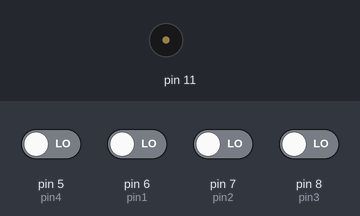
Simulated run of this sketch. Board: Arduino Uno, built with avr-gcc and run on an emulated ATmega328P. Parts: buzzer (waves = sounding). The inputs (shaded band) are chosen by the test bench; at power-on: pin 5 (pin4), pin 6 (pin1), pin 7 (pin2), pin 8 (pin3) LOW.

Above: at 1.2 s.
1.3 s: pin 5 (pin4) driven HIGH
At 2.5 s:
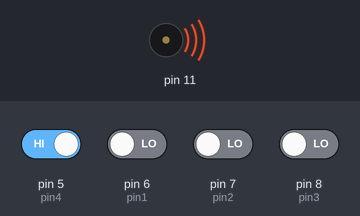
4.3 s: pin 5 (pin4) driven LOW
At 5.4 s:
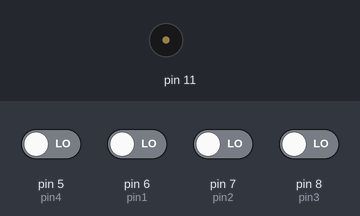
5.9 s: pin 6 (pin1) driven HIGH
At 7.8 s:
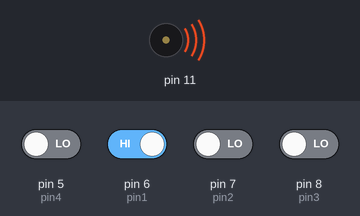
8.9 s: pin 6 (pin1) driven LOW
At 9.5 s:
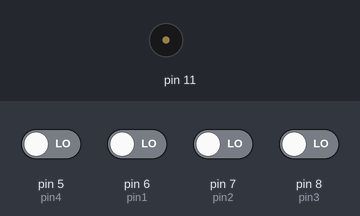
10.4 s: pin 7 (pin2) driven HIGH
At 13.7 s:
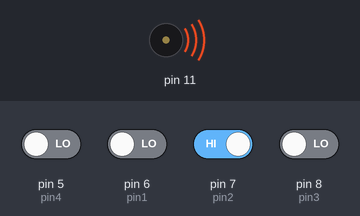
Timing chart, 0 to 14.4 s (numbered marks = the images above; inputs shaded):
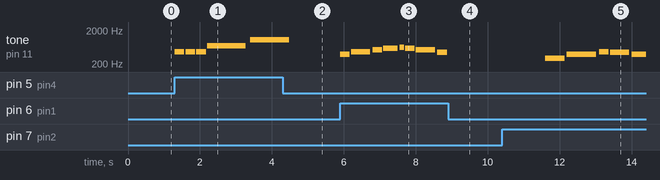

Measured:
- after the input at 1.3 s, tone on pin 11: plays 466 Hz for 0.27 s, 466 Hz for 0.27 s, 466 Hz for 0.27 s, 698 Hz for 1.1 s, 1047 Hz for 0.90 s, starting at once
- after the input at 4.3 s, tone on pin 11: goes on until 4.5 s, then stays silent
- after the input at 5.9 s, tone on pin 11: plays 392 Hz for 0.27 s, 466 Hz for 0.54 s, 523 Hz for 0.27 s, 587 Hz for 0.41 s, 622 Hz for 0.14 s, 587 Hz for 0.27 s … (8 notes in this stretch), starting at once
- after the input at 8.9 s, tone on pin 11: stops changing and stays silent
- after the input at 10.4 s, tone on pin 11: plays 294 Hz for 0.54 s, 392 Hz for 0.81 s, 466 Hz for 0.27 s, 440 Hz for 0.54 s, 392 Hz for 0.40 s, starting after 1.2 s

The sketch:

lab_project_.ino
```cpp
#include "notes.h"
#include "tones.h"

// change this to make the song slower or faster
int speed_adjust = 100;
int button_state = 0;
int length_notes_=0;


void setup() {
  // put your setup code here, to run once:
  pinMode(11, OUTPUT);
  pinMode(5, INPUT);
  pinMode(6, INPUT);
  pinMode(7, INPUT);
  pinMode(8,INPUT);

}

void playTone(int length_notes, int playing_melody[],int pin){
  int complete_duration = (60000 * 4)/ speed_adjust; // complete duration of the tone
  int given_note_time = 0, duration = 0;
  for (int Note = 0; Note < length_notes * 2; Note = Note + 2){
    given_note_time= playing_melody[Note+1];
    if (given_note_time >0){
      duration=complete_duration/given_note_time;
    } else if (given_note_time <0){
      duration=complete_duration/abs(given_note_time);
      duration *= 1.5;

    }

    tone(11, playing_melody[Note], duration * 0.9);
    delay(duration);
    noTone(11);
    if (digitalRead(pin)==(LOW)){
      break;

    }
  }

  }

void loop(){// play a selected tone
  //int duration = (60000 * 4) / speed_adjust; // complete duration of the tone
  if (digitalRead(6)==  HIGH)// reading the 6 th pin value
  {
    while ((digitalRead(6)==HIGH) == 1)
    {
      length_notes_=Greensleves_notes;
      //int playing_melody_[]=Greensleves;
      int pin1=6;

      playTone(Greensleves_notes,Greensleves,pin1);
    }
  }


  else if (digitalRead(7)==HIGH)// reading the 7 th pin value
  {
    while ((digitalRead(7)==HIGH)==1){
      //length_notes_=harry_potter_notes;
      //playing_melody_= harry_potter_melody;
      int pin2=7;
      playTone(harry_potter_notes,harry_potter_melody,pin2);
    }
  }
  else if (digitalRead(8)==HIGH)// reading the 8 th pin value
  {
    while ((digitalRead(8)==HIGH) == 1){
      //length_notes_=game_of_throns_notes;
      //playing_melody_=game_of_throns_melody;
      int pin3=8;
      playTone(game_of_throns_notes,game_of_throns_melody,pin3);
    }
  }
  else if (digitalRead(5)==HIGH)// reading the 8 th pin value
  {
    while ((digitalRead(5)==HIGH) == 1){
      //length_notes_=Star_Wars_theme;
      //playing_melody_=Star_Wars_theme_melody;
      int pin4=5;
      playTone(Star_Wars_theme_notes,Star_Wars_theme_melody,pin4);
    }
  }
  else
  {
    noTone(11);
  }


}
```

notes.h
```cpp
#define NOTE_B0  31
#define NOTE_C1  33
#define NOTE_CS1 35
#define NOTE_D1  37
#define NOTE_DS1 39
#define NOTE_E1  41
#define NOTE_F1  44
#define NOTE_FS1 46
#define NOTE_G1  49
#define NOTE_GS1 52
#define NOTE_A1  55
#define NOTE_AS1 58
#define NOTE_B1  62
#define NOTE_C2  65
#define NOTE_CS2 69
#define NOTE_D2  73
#define NOTE_DS2 78
#define NOTE_E2  82
#define NOTE_F2  87
#define NOTE_FS2 93
#define NOTE_G2  98
#define NOTE_GS2 104
#define NOTE_A2  110
#define NOTE_AS2 117
#define NOTE_B2  123
#define NOTE_C3  131
#define NOTE_CS3 139
#define NOTE_D3  147
#define NOTE_DS3 156
#define NOTE_E3  165
#define NOTE_F3  175
#define NOTE_FS3 185
#define NOTE_G3  196
#define NOTE_GS3 208
#define NOTE_A3  220
#define NOTE_AS3 233
#define NOTE_B3  247
#define NOTE_C4  262
#define NOTE_CS4 277
#define NOTE_D4  294
#define NOTE_DS4 311
#define NOTE_E4  330
#define NOTE_F4  349
#define NOTE_FS4 370
#define NOTE_G4  392
#define NOTE_GS4 415
#define NOTE_A4  440
#define NOTE_AS4 466
#define NOTE_B4  494
#define NOTE_C5  523
#define NOTE_CS5 554
#define NOTE_D5  587
#define NOTE_DS5 622
#define NOTE_E5  659
#define NOTE_F5  698
#define NOTE_FS5 740
#define NOTE_G5  784
#define NOTE_GS5 831
#define NOTE_A5  880
#define NOTE_AS5 932
#define NOTE_B5  988
#define NOTE_C6  1047
#define NOTE_CS6 1109
#define NOTE_D6  1175
#define NOTE_DS6 1245
#define NOTE_E6  1319
#define NOTE_F6  1397
#define NOTE_FS6 1480
#define NOTE_G6  1568
#define NOTE_GS6 1661
#define NOTE_A6  1760
#define NOTE_AS6 1865
#define NOTE_B6  1976
#define NOTE_C7  2093
#define NOTE_CS7 2217
#define NOTE_D7  2349
#define NOTE_DS7 2489
#define NOTE_E7  2637
#define NOTE_F7  2794
#define NOTE_FS7 2960
#define NOTE_G7  3136
#define NOTE_GS7 3322
#define NOTE_A7  3520
#define NOTE_AS7 3729
#define NOTE_B7  3951
#define NOTE_C8  4186
#define NOTE_CS8 4435
#define NOTE_D8  4699
#define NOTE_DS8 4978
#define REST      0
```

tones.h
```cpp
#include "notes.h"
/*
  Greensleves

*/

int Greensleves[] = {
  NOTE_G4,8,//1
  NOTE_AS4,4, NOTE_C5,8, NOTE_D5,-8, NOTE_DS5,16, NOTE_D5,8,
  NOTE_C5,4, NOTE_A4,8, NOTE_F4,-8, NOTE_G4,16, NOTE_A4,8,
  NOTE_AS4,4, NOTE_G4,8, NOTE_G4,-8, NOTE_FS4,16, NOTE_G4,8,
  NOTE_A4,4, NOTE_FS4,8, NOTE_D4,4, NOTE_G4,8,

  NOTE_AS4,4, NOTE_C5,8, NOTE_D5,-8, NOTE_DS5,16, NOTE_D5,8,//6
  NOTE_C5,4, NOTE_A4,8, NOTE_F4,-8, NOTE_G4,16, NOTE_A4,8,
  NOTE_AS4,-8, NOTE_A4,16, NOTE_G4,8, NOTE_FS4,-8, NOTE_E4,16, NOTE_FS4,8,
  NOTE_G4,-2,
  NOTE_F5,2, NOTE_E5,16, NOTE_D5,8,

  NOTE_C5,4, NOTE_A4,8, NOTE_F4,-8, NOTE_G4,16, NOTE_A4,8,//11
  NOTE_AS4,4, NOTE_G4,8, NOTE_G4,-8, NOTE_FS4,16, NOTE_G4,8,
  NOTE_A4,4, NOTE_FS4,8, NOTE_D4,04,
  NOTE_F5,2, NOTE_E5,16, NOTE_D5,8,
  NOTE_C5,4, NOTE_A4,8, NOTE_F4,-8, NOTE_G4,16, NOTE_A4,8,

  NOTE_AS4,-8, NOTE_A4,16, NOTE_G4,8, NOTE_FS4,-8, NOTE_E4,16, NOTE_FS4,8,//16
  NOTE_G4,-2,


};
int Greensleves_notes = sizeof(Greensleves) / sizeof(Greensleves[0]) / 2;

/*
 Star Wars theme

*/


int Star_Wars_theme_melody[] = {
  NOTE_AS4,8, NOTE_AS4,8, NOTE_AS4,8,//1
  NOTE_F5,2, NOTE_C6,2,
  NOTE_AS5,8, NOTE_A5,8, NOTE_G5,8, NOTE_F6,2, NOTE_C6,4,
  NOTE_AS5,8, NOTE_A5,8, NOTE_G5,8, NOTE_F6,2, NOTE_C6,4,
  NOTE_AS5,8, NOTE_A5,8, NOTE_AS5,8, NOTE_G5,2, NOTE_C5,8, NOTE_C5,8, NOTE_C5,8,
  NOTE_F5,2, NOTE_C6,2,
  NOTE_AS5,8, NOTE_A5,8, NOTE_G5,8, NOTE_F6,2, NOTE_C6,4,

  NOTE_AS5,8, NOTE_A5,8, NOTE_G5,8, NOTE_F6,2, NOTE_C6,4, //8
  NOTE_AS5,8, NOTE_A5,8, NOTE_AS5,8, NOTE_G5,2, NOTE_C5,-8, NOTE_C5,16,
  NOTE_D5,-4, NOTE_D5,8, NOTE_AS5,8, NOTE_A5,8, NOTE_G5,8, NOTE_F5,8,
  NOTE_F5,8, NOTE_G5,8, NOTE_A5,8, NOTE_G5,4, NOTE_D5,8, NOTE_E5,4,NOTE_C5,-8, NOTE_C5,16,
  NOTE_D5,-4, NOTE_D5,8, NOTE_AS5,8, NOTE_A5,8, NOTE_G5,8, NOTE_F5,8,

  NOTE_C6,-8, NOTE_G5,16, NOTE_G5,2, REST,8, NOTE_C5,8,//13
  NOTE_D5,-4, NOTE_D5,8, NOTE_AS5,8, NOTE_A5,8, NOTE_G5,8, NOTE_F5,8,
  NOTE_F5,8, NOTE_G5,8, NOTE_A5,8, NOTE_G5,4, NOTE_D5,8, NOTE_E5,4,NOTE_C6,-8, NOTE_C6,16,
  NOTE_F6,4, NOTE_DS6,8, NOTE_CS6,4, NOTE_C6,8, NOTE_AS5,4, NOTE_GS5,8, NOTE_G5,4, NOTE_F5,8,
  NOTE_C6,1


};
int Star_Wars_theme_notes = sizeof(Star_Wars_theme_melody) / sizeof(Star_Wars_theme_melody[0]) / 2;
/*
  Game of Thrones
*/

int game_of_throns_melody[] = {

  // Game of Thrones


  NOTE_G4,8, NOTE_C4,8, NOTE_DS4,16, NOTE_F4,16, NOTE_G4,8, NOTE_C4,8, NOTE_DS4,16, NOTE_F4,16, //1
  NOTE_G4,8, NOTE_C4,8, NOTE_DS4,16, NOTE_F4,16, NOTE_G4,8, NOTE_C4,8, NOTE_DS4,16, NOTE_F4,16,
  NOTE_G4,8, NOTE_C4,8, NOTE_E4,16, NOTE_F4,16, NOTE_G4,8, NOTE_C4,8, NOTE_E4,16, NOTE_F4,16,
  NOTE_G4,8, NOTE_C4,8, NOTE_E4,16, NOTE_F4,16, NOTE_G4,8, NOTE_C4,8, NOTE_E4,16, NOTE_F4,16,
  NOTE_G4,-4, NOTE_C4,-4,//5

  NOTE_DS4,16, NOTE_F4,16, NOTE_G4,4, NOTE_C4,4, NOTE_DS4,16, NOTE_F4,16, //6
  NOTE_D4,-1, //7 and 8
  NOTE_F4,-4, NOTE_AS3,-4,
  NOTE_DS4,16, NOTE_D4,16, NOTE_F4,4, NOTE_AS3,-4,
  NOTE_DS4,16, NOTE_D4,16, NOTE_C4,-1, //11 and 12

  //repeats from 5
  NOTE_G4,-4, NOTE_C4,-4,//5

  NOTE_DS4,16, NOTE_F4,16, NOTE_G4,4, NOTE_C4,4, NOTE_DS4,16, NOTE_F4,16, //6
  NOTE_D4,-1, //7 and 8
  NOTE_F4,-4, NOTE_AS3,-4,
  NOTE_DS4,16, NOTE_D4,16, NOTE_F4,4, NOTE_AS3,-4,
  NOTE_DS4,16, NOTE_D4,16, NOTE_C4,-1, //11 and 12
  NOTE_G4,-4, NOTE_C4,-4,
  NOTE_DS4,16, NOTE_F4,16, NOTE_G4,4,  NOTE_C4,4, NOTE_DS4,16, NOTE_F4,16,

  NOTE_D4,-2,//15
  NOTE_F4,-4, NOTE_AS3,-4,
  NOTE_D4,-8, NOTE_DS4,-8, NOTE_D4,-8, NOTE_AS3,-8,
  NOTE_C4,-1,
  NOTE_C5,-2,
  NOTE_AS4,-2,
  NOTE_C4,-2,
  NOTE_G4,-2,
  NOTE_DS4,-2,
  NOTE_DS4,-4, NOTE_F4,-4,
  NOTE_G4,-1,

  NOTE_C5,-2,//28
  NOTE_AS4,-2,
  NOTE_C4,-2,
  NOTE_G4,-2,
  NOTE_DS4,-2,
  NOTE_DS4,-4, NOTE_D4,-4,
  NOTE_C5,8, NOTE_G4,8, NOTE_GS4,16, NOTE_AS4,16, NOTE_C5,8, NOTE_G4,8, NOTE_GS4,16, NOTE_AS4,16,
  NOTE_C5,8, NOTE_G4,8, NOTE_GS4,16, NOTE_AS4,16, NOTE_C5,8, NOTE_G4,8, NOTE_GS4,16, NOTE_AS4,16,

  REST,4, NOTE_GS5,16, NOTE_AS5,16, NOTE_C6,8, NOTE_G5,8, NOTE_GS5,16, NOTE_AS5,16,
  NOTE_C6,8, NOTE_G5,16, NOTE_GS5,16, NOTE_AS5,16, NOTE_C6,8, NOTE_G5,8, NOTE_GS5,16, NOTE_AS5,16,
};
int game_of_throns_notes = sizeof(game_of_throns_melody) / sizeof(game_of_throns_melody[0]) / 2;

/*
  Hedwig's theme - Harry Potter

*/


int harry_potter_melody[] = {


  // Hedwig's theme fromn the Harry Potter Movies


  REST, 2, NOTE_D4, 4,
  NOTE_G4, -4, NOTE_AS4, 8, NOTE_A4, 4,
  NOTE_G4, 2, NOTE_D5, 4,
  NOTE_C5, -2,
  NOTE_A4, -2,
  NOTE_G4, -4, NOTE_AS4, 8, NOTE_A4, 4,
  NOTE_F4, 2, NOTE_GS4, 4,
  NOTE_D4, -1,
  NOTE_D4, 4,

  NOTE_G4, -4, NOTE_AS4, 8, NOTE_A4, 4, //10
  NOTE_G4, 2, NOTE_D5, 4,
  NOTE_F5, 2, NOTE_E5, 4,
  NOTE_DS5, 2, NOTE_B4, 4,
  NOTE_DS5, -4, NOTE_D5, 8, NOTE_CS5, 4,
  NOTE_CS4, 2, NOTE_B4, 4,
  NOTE_G4, -1,
  NOTE_AS4, 4,

  NOTE_D5, 2, NOTE_AS4, 4,//18
  NOTE_D5, 2, NOTE_AS4, 4,
  NOTE_DS5, 2, NOTE_D5, 4,
  NOTE_CS5, 2, NOTE_A4, 4,
  NOTE_AS4, -4, NOTE_D5, 8, NOTE_CS5, 4,
  NOTE_CS4, 2, NOTE_D4, 4,
  NOTE_D5, -1,
  REST,4, NOTE_AS4,4,

  NOTE_D5, 2, NOTE_AS4, 4,//26
  NOTE_D5, 2, NOTE_AS4, 4,
  NOTE_F5, 2, NOTE_E5, 4,
  NOTE_DS5, 2, NOTE_B4, 4,
  NOTE_DS5, -4, NOTE_D5, 8, NOTE_CS5, 4,
  NOTE_CS4, 2, NOTE_AS4, 4,
  NOTE_G4, -1,

};
int harry_potter_notes = sizeof(harry_potter_melody) / sizeof(harry_potter_melody[0]) / 2;
```
